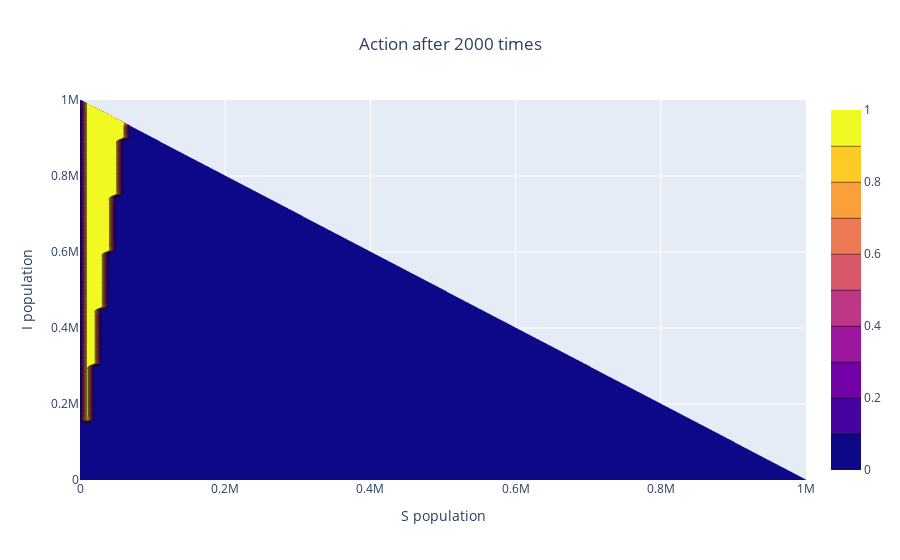

Notebook cell for this chart:
### Code cell
fig = go.Figure(data =
    go.Contour(
        z=af,
        x=S,
        y=I
    ))

fig.update_layout(
    title ={
        'text': "Action after 2000 times",
        'x': 0.5,
        'xanchor': 'center',
        },
    xaxis_title = "S population",
    yaxis_title = "I population",
)

fig.show()
